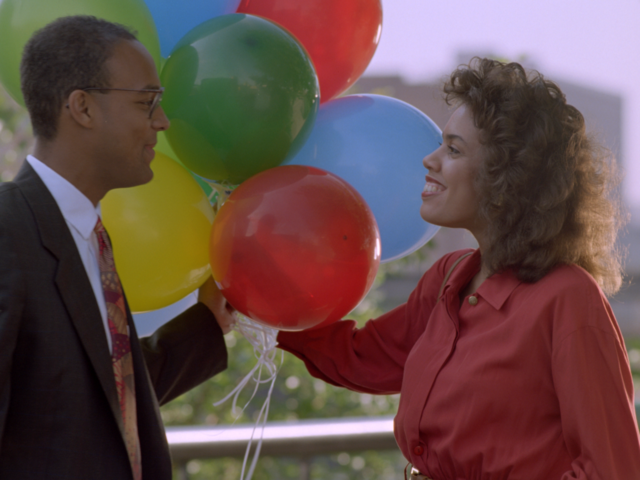
%> input picture Image Processing/balloons.tif, 640 x 480 px
$ octave Channel_Seperation.m   (GNU Octave 9; MATLAB toolbox functions it lacks are replaced by stand-ins)
%> lines starting %> are read from the running program, lines starting %| are printed output that depends on the picture
clc;
clear;
close all;

a = imread("balloons.tif");
%> a is the input picture: size 480x640x3 uint8; mean R, G, B 100.9, 76.7, 73.8
b = rgb2gray(a);
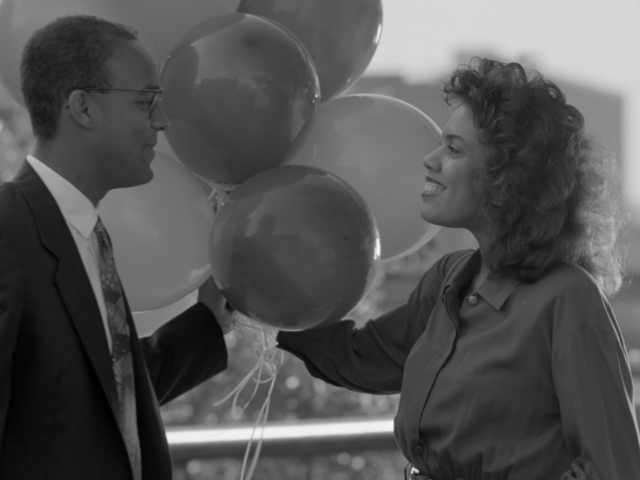
%> b: size 480x640 uint8; min 0, max 250, mean 83.6

[r g b] = imsplit(a);
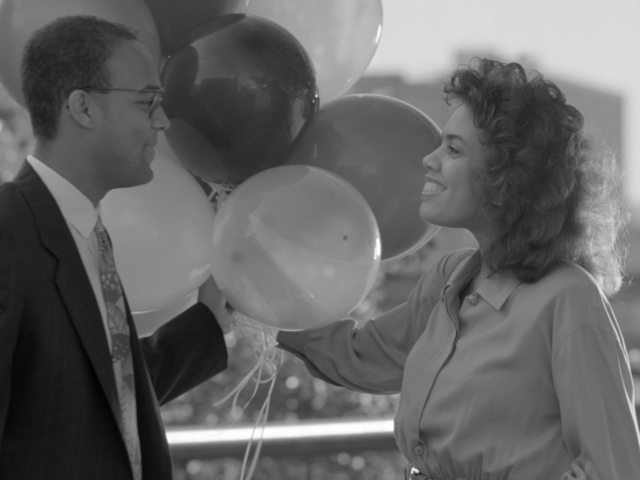
%> r: size 480x640 uint8; min 1, max 255, mean 100.9
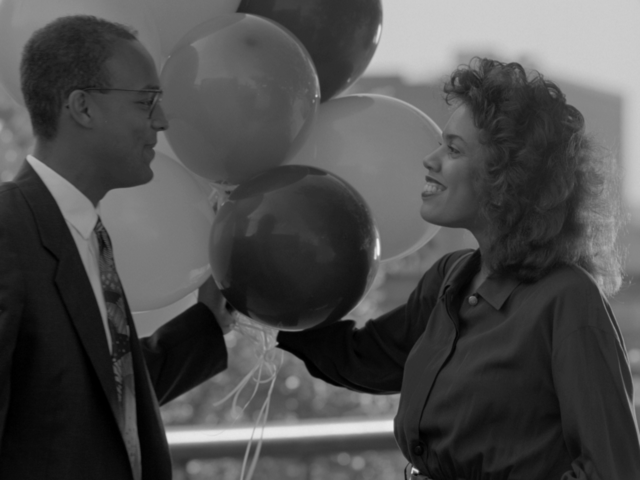
%> g: size 480x640 uint8; min 0, max 246, mean 76.7
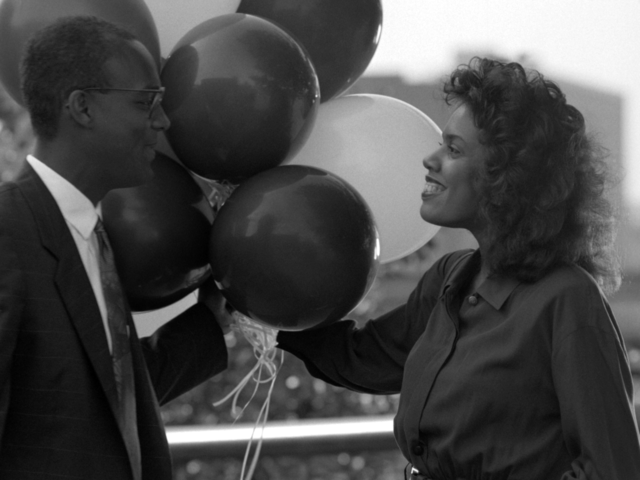
%> b: size 480x640 uint8; min 0, max 255, mean 73.8

figure; imshow(r);

Red(:,:,1) = r;
Red(:,:,2) = 0;
Red(:,:,3) = 0;
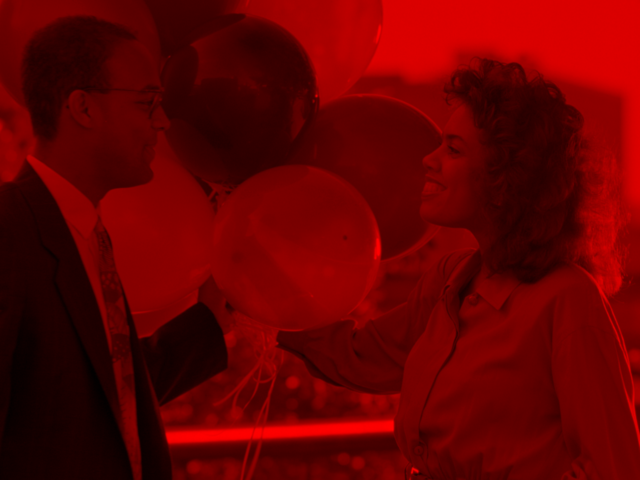
%> Red: size 480x640x3 uint8; mean R, G, B 100.9, 0, 0
figure; imshow(Red);

gr(:,:,2) = g;
gr(:,:,1) = 0;
gr(:,:,3) = 0;
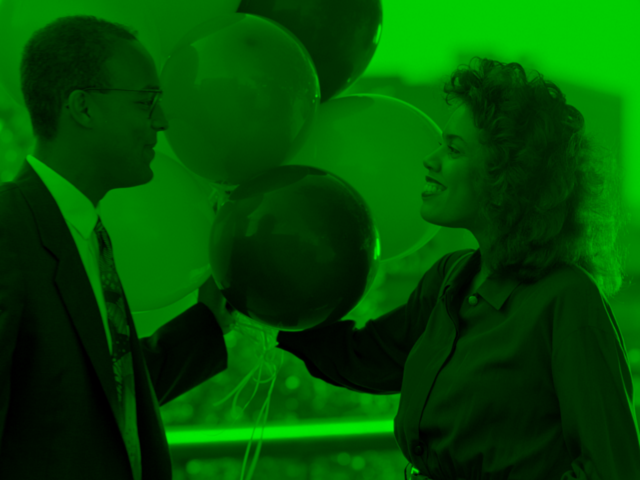
%> gr: size 480x640x3 uint8; mean R, G, B 0, 76.7, 0
figure; imshow(gr);

bl(:,:,3) = b;
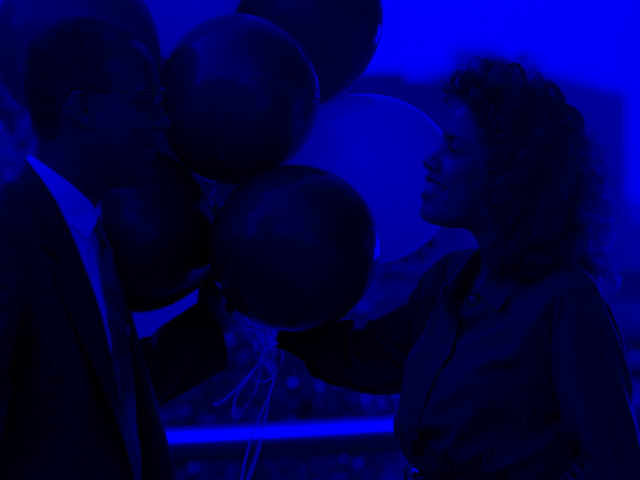
%> bl: size 480x640x3 uint8; mean R, G, B 0, 0, 73.8
bl(:,:,2) = 0;
bl(:,:,1) = 0;
figure; imshow(bl);
